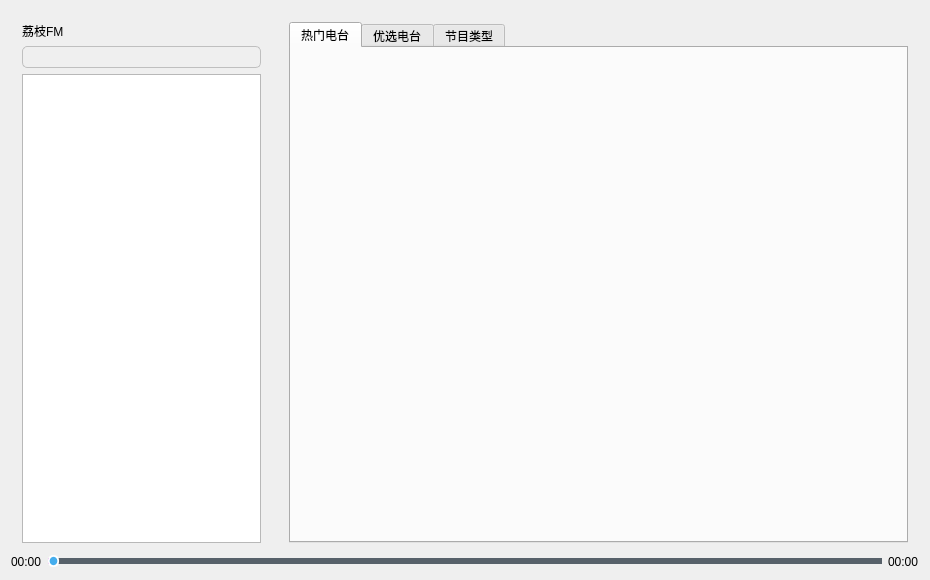
<?xml version="1.0" encoding="UTF-8"?>
<ui version="4.0">
 <class>MainWidget</class>
 <widget class="QWidget" name="MainWidget">
  <property name="geometry">
   <rect>
    <x>0</x>
    <y>0</y>
    <width>930</width>
    <height>580</height>
   </rect>
  </property>
  <property name="windowTitle">
   <string>荔枝FM</string>
  </property>
  <property name="styleSheet">
   <string notr="true"/>
  </property>
  <layout class="QVBoxLayout" name="verticalLayout_6">
   <property name="spacing">
    <number>0</number>
   </property>
   <item>
    <layout class="QHBoxLayout" name="horizontalLayout" stretch="1,5">
     <item>
      <widget class="QWidget" name="widget" native="true">
       <layout class="QVBoxLayout" name="verticalLayout">
        <item>
         <widget class="QLabel" name="titleLabel">
          <property name="minimumSize">
           <size>
            <width>239</width>
            <height>0</height>
           </size>
          </property>
          <property name="text">
           <string>荔枝FM</string>
          </property>
         </widget>
        </item>
        <item>
         <widget class="QWidget" name="widget_6" native="true">
          <property name="styleSheet">
           <string notr="true">QWidget#widget_6{border: 1px solid #BFBFBF; border-radius: 5px;}</string>
          </property>
          <layout class="QVBoxLayout" name="verticalLayout_7">
           <property name="spacing">
            <number>0</number>
           </property>
           <property name="leftMargin">
            <number>0</number>
           </property>
           <property name="topMargin">
            <number>0</number>
           </property>
           <property name="rightMargin">
            <number>0</number>
           </property>
           <property name="bottomMargin">
            <number>0</number>
           </property>
           <item>
            <layout class="QHBoxLayout" name="horizontalLayout_4">
             <item>
              <widget class="QPushButton" name="previousBtn_2">
               <property name="cursor">
                <cursorShape>PointingHandCursor</cursorShape>
               </property>
               <property name="text">
                <string/>
               </property>
               <property name="icon">
                <iconset resource="ico.qrc">
                 <normaloff>:/ico/pre.ico</normaloff>:/ico/pre.ico</iconset>
               </property>
               <property name="iconSize">
                <size>
                 <width>30</width>
                 <height>30</height>
                </size>
               </property>
               <property name="flat">
                <bool>true</bool>
               </property>
              </widget>
             </item>
             <item>
              <widget class="QPushButton" name="pauseBtn_2">
               <property name="cursor">
                <cursorShape>PointingHandCursor</cursorShape>
               </property>
               <property name="text">
                <string/>
               </property>
               <property name="icon">
                <iconset resource="ico.qrc">
                 <normaloff>:/ico/play.ico</normaloff>:/ico/play.ico</iconset>
               </property>
               <property name="iconSize">
                <size>
                 <width>40</width>
                 <height>40</height>
                </size>
               </property>
               <property name="flat">
                <bool>true</bool>
               </property>
              </widget>
             </item>
             <item>
              <widget class="QPushButton" name="nextBtn_2">
               <property name="cursor">
                <cursorShape>PointingHandCursor</cursorShape>
               </property>
               <property name="text">
                <string/>
               </property>
               <property name="icon">
                <iconset resource="ico.qrc">
                 <normaloff>:/ico/next.ico</normaloff>:/ico/next.ico</iconset>
               </property>
               <property name="iconSize">
                <size>
                 <width>30</width>
                 <height>30</height>
                </size>
               </property>
               <property name="flat">
                <bool>true</bool>
               </property>
              </widget>
             </item>
            </layout>
           </item>
          </layout>
         </widget>
        </item>
        <item>
         <widget class="QListWidget" name="listWidget">
          <property name="cursor" stdset="0">
           <cursorShape>PointingHandCursor</cursorShape>
          </property>
         </widget>
        </item>
       </layout>
      </widget>
     </item>
     <item>
      <widget class="QWidget" name="widget_2" native="true">
       <layout class="QVBoxLayout" name="verticalLayout_2">
        <item>
         <widget class="QTabWidget" name="tabWidget">
          <property name="currentIndex">
           <number>0</number>
          </property>
          <widget class="QWidget" name="tab">
           <attribute name="title">
            <string>热门电台</string>
           </attribute>
           <layout class="QVBoxLayout" name="verticalLayout_3" stretch="10">
            <property name="spacing">
             <number>0</number>
            </property>
            <property name="leftMargin">
             <number>0</number>
            </property>
            <property name="topMargin">
             <number>5</number>
            </property>
            <property name="rightMargin">
             <number>0</number>
            </property>
            <property name="bottomMargin">
             <number>5</number>
            </property>
            <item>
             <widget class="QWidget" name="widget_3" native="true"/>
            </item>
           </layout>
          </widget>
          <widget class="QWidget" name="tab_2">
           <attribute name="title">
            <string>优选电台</string>
           </attribute>
           <layout class="QVBoxLayout" name="verticalLayout_4" stretch="10">
            <property name="spacing">
             <number>0</number>
            </property>
            <property name="leftMargin">
             <number>0</number>
            </property>
            <property name="topMargin">
             <number>5</number>
            </property>
            <property name="rightMargin">
             <number>0</number>
            </property>
            <property name="bottomMargin">
             <number>5</number>
            </property>
            <item>
             <widget class="QWidget" name="widget_4" native="true"/>
            </item>
           </layout>
          </widget>
          <widget class="QWidget" name="tab_3">
           <attribute name="title">
            <string>节目类型</string>
           </attribute>
           <layout class="QVBoxLayout" name="verticalLayout_5">
            <property name="spacing">
             <number>0</number>
            </property>
            <property name="leftMargin">
             <number>0</number>
            </property>
            <property name="topMargin">
             <number>0</number>
            </property>
            <property name="rightMargin">
             <number>0</number>
            </property>
            <property name="bottomMargin">
             <number>0</number>
            </property>
            <item>
             <widget class="QWidget" name="widget_5" native="true"/>
            </item>
           </layout>
          </widget>
         </widget>
        </item>
       </layout>
      </widget>
     </item>
    </layout>
   </item>
   <item>
    <layout class="QHBoxLayout" name="horizontalLayout_3">
     <item>
      <widget class="QLabel" name="timeLabel">
       <property name="text">
        <string>00:00</string>
       </property>
      </widget>
     </item>
     <item>
      <widget class="QSlider" name="timeSlider">
       <property name="styleSheet">
        <string notr="true">QSlider::add-page:Horizontal{background-color: rgb(87, 97, 106);height:4px;} 

QSlider::sub-page:Horizontal{background-color:qlineargradient(spread:pad, x1:0, y1:0, x2:1, y2:0, stop:0 rgba(231,80,229, 255), stop:1 rgba(7,208,255, 255));  
height:4px;}  

QSlider::groove:Horizontal{background:transparent;height:6px;}

QSlider::handle:horizontal{background: qradialgradient(spread:pad, cx:0.5, cy:0.5, radius:0.5, fx:0.5, fy:0.5,stop:0.6 #45ADED, stop:0.778409 rgba(255, 255, 255, 255));width: 11px;margin-top: -3px;margin-bottom: -3px;border-radius: 5px;}
  
QSlider::handle:horizontal:hover{background: qradialgradient(spread:pad, cx:0.5, cy:0.5, radius:0.5, fx:0.5, fy:0.5, stop:0.6 #2A8BDA,stop:0.778409 rgba(255, 255, 255, 255));width: 11px margin-top: -3px;margin-bottom: -3px;border-radius: 5px;}

QSlider::sub-page:horizontal:disabled {background: #00009C;border-color: #999;} 
  
QSlider::add-page:horizontal:disabled {background: #eee;border-color: #999;}
  
QSlider::handle:horizontal:disabled {background: #eee;border: 1px solid #aaa;border-radius: 4px;}</string>
       </property>
       <property name="orientation">
        <enum>Qt::Horizontal</enum>
       </property>
      </widget>
     </item>
     <item>
      <widget class="QLabel" name="remainingTimeLabel">
       <property name="text">
        <string>00:00</string>
       </property>
      </widget>
     </item>
    </layout>
   </item>
  </layout>
 </widget>
 <layoutdefault spacing="6" margin="11"/>
 <resources>
  <include location="ico.qrc"/>
 </resources>
 <connections/>
</ui>
